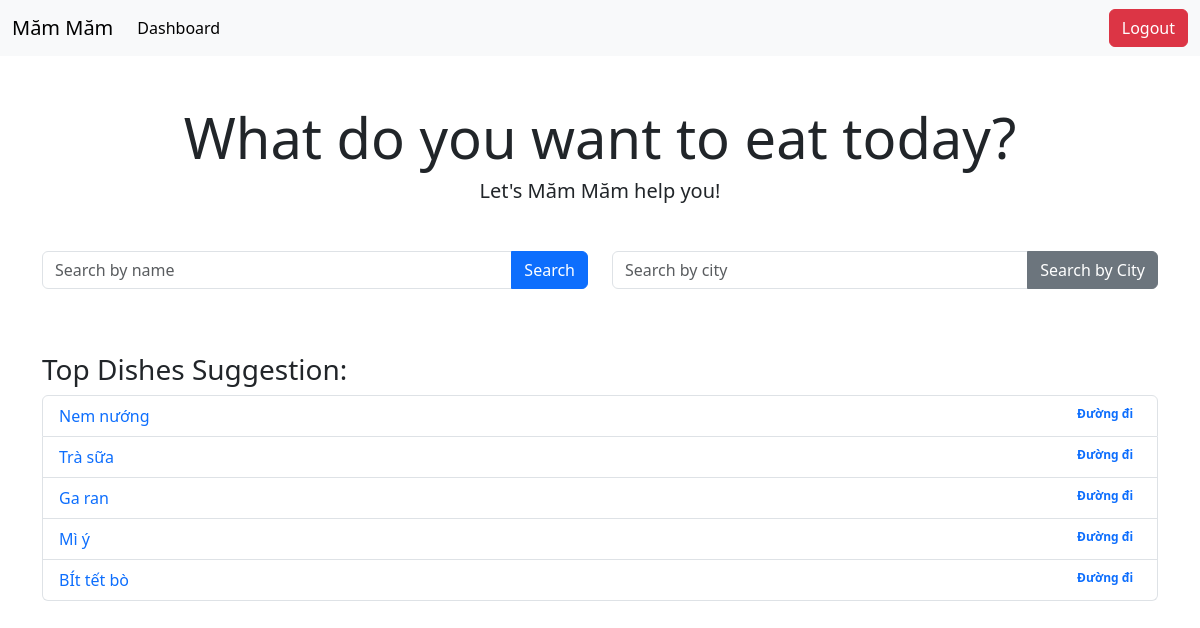
The page /dashboard/ (signed in) on the database its author committed.
### myapp/models.py (models this page shows, shortened)
class Dish(models.Model):
    name = models.CharField(max_length=200)
    link = models.URLField(max_length=200)
    code = models.CharField(max_length=300)
    price = models.CharField(max_length=20)
    description = models.CharField(max_length=300)
    total_like = models.IntegerField(default=0)
    likers = models.ManyToManyField(User, blank=True)

### myapp/views.py (the view)
# urls.py: path("dashboard/", dashboard, name="dashboard"),
@login_required(login_url="login")
def dashboard(request):
    best_five_dishes = Dish.objects.order_by("-total_like")[:5]
    context = {
        "best_five_dishes": best_five_dishes
    }
    return render(request, "myapp/dashboard.html", context)

### myapp/templates/myapp/dashboard.html (shortened to what this page needs)
<!DOCTYPE html>
<html lang="en">
  <head>
    <link href="https://cdn.jsdelivr.net/npm/bootstrap@5.3.3/dist/css/bootstrap.min.css" rel="stylesheet">
  </head>
  <body>
    <nav class="navbar navbar-expand-lg navbar-light bg-light">
      <div class="container-fluid">
        <a class="navbar-brand" href="{% url 'myapp:dashboard' %}">Măm Măm</a>
        <div class="collapse navbar-collapse" id="navbarNav">
          <ul class="navbar-nav me-auto">
            <li class="nav-item">
              <a class="nav-link active" aria-current="page" href="{% url 'myapp:dashboard' %}">Dashboard</a>
            </li>
          </ul>
          <div class="d-flex">
            <a href="{% url 'myapp:logout' %}" class="btn btn-danger">Logout</a>
          </div>
        </div>
      </div>
    </nav>
    <div class="container mt-5">
      <div class="text-center mb-5">
        <h1 class="display-4">What do you want to eat today?</h1>
        <h2 class="lead">Let's Măm Măm help you!</h2>
      </div>
      <div class="row justify-content-center">
        <div class="col-md-6 mb-3">
          <form action="{% url 'myapp:search' %}" method="GET" class="input-group">
            <input type="text" name="search" class="form-control" placeholder="Search by name" />
            <button type="submit" class="btn btn-primary">Search</button>
          </form>
        </div>
        <div class="col-md-6 mb-3">
          <form action="{% url 'myapp:searchcity' %}" method="GET" class="input-group">
            <input type="text" name="searchcity" class="form-control" placeholder="Search by city" />
            <button type="submit" class="btn btn-secondary">Search by City</button>
          </form>
        </div>
      </div>
      <div class="mt-5">
        {% if best_five_dishes %}
          <h3>Top Dishes Suggestion:</h3>
          <ul class="list-group">
            {% for dish in best_five_dishes %}
              <li class="list-group-item d-flex justify-content-between align-items-start">
                <a href="{% url 'myapp:detail' dish.id %}" style="text-decoration: none;">{{ dish.name }}</a>
                <span class="badge rounded-pill"><a href="{%url 'myapp:map' dish.id%}" style="text-decoration: none;">Đường đi</a></span>
              </li>
            {% endfor %}
          </ul>
        {% else %}
          <div class="alert alert-warning mt-3" role="alert">
            No dishes are available.
          </div>
        {% endif %}
      </div>
    </div>
  </body>
</html>

### rows shown on the page
Dish: name "Nem nướng"
Dish: name "Trà sữa"
Dish: name "Ga ran"
Dish: name "Mì ý"
Dish: name "BÍt tết bò"
